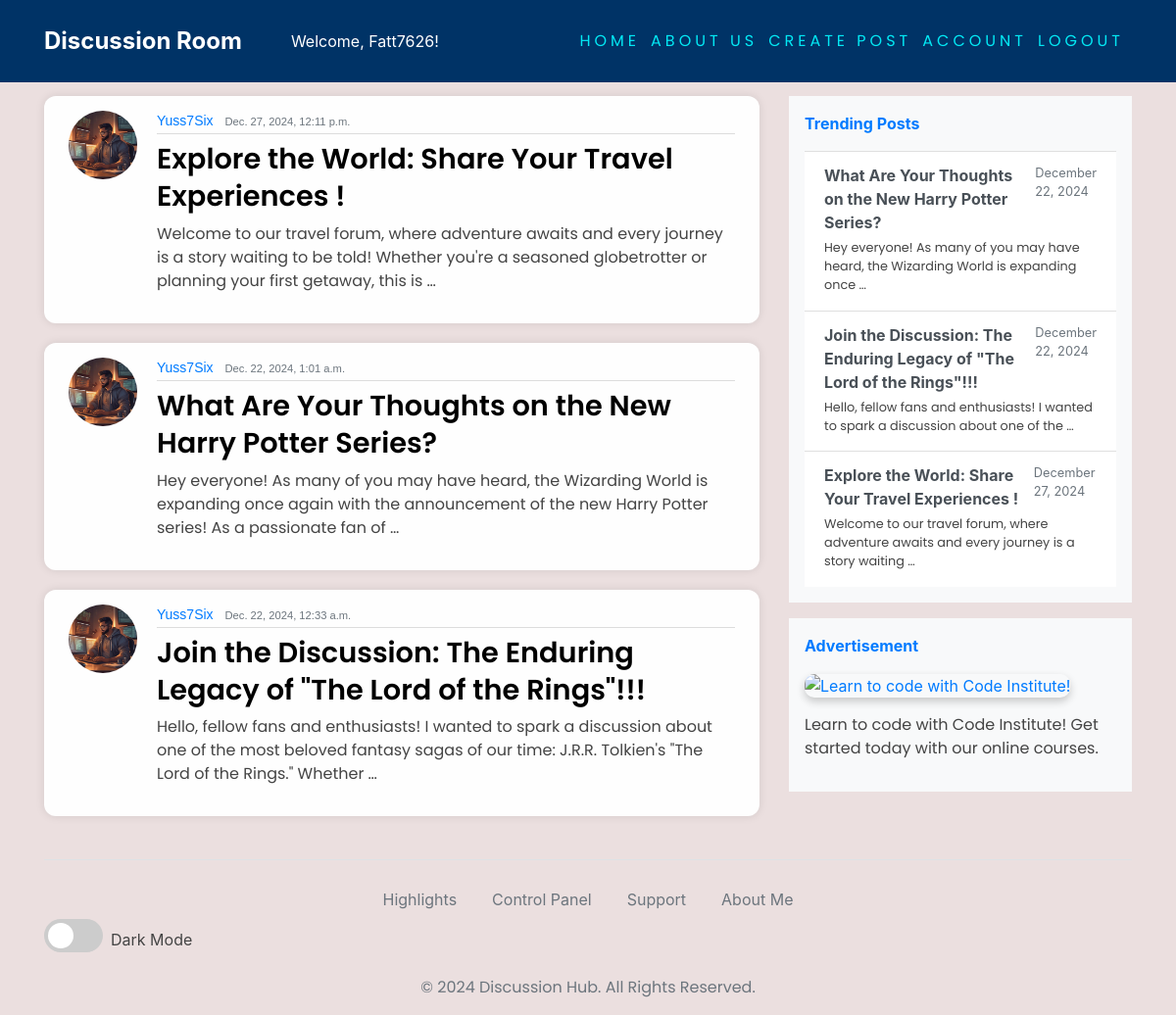
Screenshot of / (signed in) with the database file from the repository.
### blog/models.py (models this page shows)
class Post(models.Model):
    title = models.CharField(max_length=200)
    content = models.TextField()
    date_posted = models.DateTimeField(default=timezone.now)
    author = models.ForeignKey(User, on_delete=models.CASCADE)

### users/models.py (models this page shows, shortened)
class Account(models.Model):
    user = models.OneToOneField(User, on_delete=models.CASCADE)
    avatar = models.ImageField(default='default.jpg', upload_to='images/')

### blog/views.py (the view)
# urls.py: path('', PostListView.as_view(), name="welcome"),
class PostListView(ListView):
    model = Post
    template_name = 'blog/welcome.html'
    context_object_name = 'articles'
    ordering = ["-date_posted"]
    def get_context_data(self, **kwargs):
        context = super().get_context_data(**kwargs)
        context['trending_posts'] = Post.objects.order_by('?')[:5]  # Fetch trending posts
        return context

### blog/templates/blog/welcome.html
{% extends 'base.html' %}
{% block content %}
{% for article in articles %}
<article class="media content-section">
    <img class="rounded-circle article-img" src="{{ article.author.account.avatar.url }}" alt="Account Picture">
    <div class="media-body">
        <div class="article-metadata">
            <a class="mr-2" href="#">{{ article.author }}</a>
            <small class="text-muted">{{ article.date_posted }}</small>
        </div>
        <h2><a class="article-title" href="{% url 'blog-detail' article.id %}">{{ article.title }}</a></h2>
        <p class="article-content text-switch">{{ article.content|truncatewords:30 }}</p>
    </div>
    <br>
</article>
{% endfor %}
{% endblock content %}

### templates/base.html (shortened to what this page needs)
{% load static %}
<!DOCTYPE html>
<html>
<head>
    <link rel="stylesheet" href="https://cdnjs.cloudflare.com/ajax/libs/font-awesome/5.15.4/css/all.min.css">
    <link rel="stylesheet" href="https://maxcdn.bootstrapcdn.com/bootstrap/4.0.0/css/bootstrap.min.css"
>
    <link rel="stylesheet" href="{% static 'css/head.css' %}">
</head>
<body>
    <header class="site-header">
        <nav class="navbar navbar-expand-md navbar-dark fixed-top" style="background-color: #003366;">
            <div class="container">
                <div class="collapse navbar-collapse" id="navbarToggle">
                    <div class="d-flex w-100 align-items-center">
                        <div class="mr-auto d-flex align-items-center">
                            <a class="discussion-room" href="{% url 'welcome' %}">Discussion Room</a>
                            {% if user.is_authenticated %}
                            <div class="navbar-text" style="color: white; margin-left: 20px;">
                                Welcome, {{ request.user.username }}!
                            </div>
                            {% endif %}
                        </div>
                        <div class="navbar-nav">
                            <a class="nav-item nav-link" href="{% url 'welcome' %}" id="auth-links">
                                Home
                            </a>
                            <a class="nav-item nav-link" href="{% url 'about' %}" id="auth-links">
                                About Us
                            </a>
                            {% if user.is_authenticated %}
                            <a class="nav-item nav-link" href="{% url 'blog-new' %}" id="auth-links">
                                Create Post
                            </a>
                            <a class="nav-item nav-link" href="{% url 'account' %}" id="auth-links">
                                Account
                            </a>
                            <a class="nav-item nav-link" href="{% url 'logout' %}" id="auth-links">
                                Logout
                            </a>
                            {% endif %}
                        </div>
                    </div>
                </div>
        </nav>
    </header>
    <main role="main" class="container">
        <div class="row">
            <div class="col-md-8">
            </div>
            <div class="col-md-8">
                {% block content %}{% endblock %}
            </div>
            {% if request.path == '/' or 'post/' in request.path %}
            <div class="col-md-4">
                <div class="content-sectionw">
                    <div class="d-flex flex-column align-items-start bg-light p-3">
                        <a id="latest-gist" style="text-decoration: none;" href="#"
                            class="d-flex align-items-center mb-3 text-primary">
                            <span class="fs-5 font-weight-bold">Trending Posts</span>
                        </a>
                        <div class="list-group list-group-flush">
                            {% for post in trending_posts %}
                            <a href="{% url 'blog-detail' post.id %}" class="list-group-item list-group-item-action">
                                <div class="d-flex justify-content-between">
                                    <strong class="mb-1">{{ post.title }}</strong>
                                    <small class="text-muted">{{ post.date_posted|date:"F d, Y" }}</small>
                                </div>
                                <p class="mb-1 small">{{ post.content|truncatewords:15 }}</p>
                            </a>
                            {% empty %}
                            <p class="text-muted">No trending posts available.</p>
                            {% endfor %}
                        </div>
                    </div>
                </div>
                <div class="content-sectionw mt-3">
                    <div class="d-flex flex-column align-items-start bg-light p-3">
                        <a id="latest-gist" style="text-decoration: none;" href="#"
                            class="d-flex align-items-center mb-3 text-primary">
                            <span class="fs-5 font-weight-bold">Advertisement</span>
                        </a>
                        <div class="list-group list-group-flush">
                            <a href="https://codeinstitute.net" target="_blank">
                                <img src="https://fitefuaite.com/wp-content/uploads/2020/05/code-institute.png"
                                    alt="Learn to code with Code Institute!"
                                    style="width: 100%; height: auto; border-radius: 10px; box-shadow: 0 4px 8px rgba(0, 0, 0, 0.2);">
                            </a>
                            <div class="mt-3">
                                <p>
                                    <a href="https://codeinstitute.net" target="_blank"
                                        style="color: inherit; text-decoration: none;">
                                        Learn to code with Code Institute! Get started today with our online courses.
                                    </a>
                                </p>
                            </div>
                        </div>
                    </div>
                </div>
                {% endif %}
    </main>
    <footer class="mt-4">
        <div class="container">
            <nav class="nav justify-content-center border-top" style="padding-top: 20px;">
                <div class="nav-item" style="margin-right: 20px;">
                    <a href="/highlights/" class="nav-link px-2 text-secondary">Highlights</a>
                </div>
                <div class="nav-item" style="margin-right: 20px;">
                    <a href="/admin/" class="nav-link px-2 text-secondary">Control Panel</a>
                </div>
                <div class="nav-item" style="margin-right: 20px;">
                    <a href="/support-and-collaboration/" class="nav-link px-2 text-secondary">Support</a>
                </div>
                <div class="nav-item">
                    <a href="/about-me/" class="nav-link px-2 text-secondary">About Me</a>
                </div>
            </nav>
            <div class="toggle-switch">
                <label class="switch">
                    <span class="slider round"></span>
                </label>
                <span id="theme-label" style="margin-left: 8px;">Dark Mode</span>
            </div>
            <p class="text-center text-secondary mt-3">&copy; 2024 Discussion Hub. All Rights Reserved.</p>
        </div>
    </footer>
</body>
</html>

### static/css/head.css (style rules this page uses)
body { background-color: rgb(235, 223, 223); color: #444444; margin-top: 5rem; background-size: contain; transition: background-color 0.5s, color 0.5s; background-repeat: no-repeat; }
h1, h2, h3, h4, h5, h6, p { color: #444444; font-family: 'Poppins', sans-serif; }
.site-header .navbar-nav .nav-link { color: #d1e7dd; }
.content-section { background: #fefefe; padding: 15px 25px; border-radius: 12px; margin-bottom: 20px; box-shadow: 0 0 10px rgba(0, 0, 0, 0.1); }
.article-title { color: #000000; font-weight: 600; font-size: 1.8rem; }
.article-content { white-space: normal; }
.article-img { height: 70px; width: 70px; margin-right: 20px; }
.article-metadata { font-family: 'Arial', sans-serif; margin-bottom: 5px; font-size: 14px; border-bottom: 1px solid #dcdcdc; padding-bottom: 2px; }
#auth-links { font-family: 'Poppins', sans-serif; position: relative; display: inline-block; padding: 12px 3px; margin: 10px 0; color: #03e9f4; text-decoration: none; text-transform: uppercase; transition: 0.5s; letter-spacing: 4px; margin-right: 5px; }
#auth-links:after { content: ""; position: absolute; left: 0; bottom: -2px; width: 100%; height: 2px; background: #03e9f4; transform: scaleX(0); transition: transform 0.3s ease; }
.discussion-room { color: white; font-weight: bold; font-size: 24px; margin-right: 30px; }
.discussion-room { position: relative; color: white; font-weight: bold; font-size: 24px; transition: color 0.3s; }
.discussion-room:after { content: ""; position: absolute; left: 0; bottom: -2px; width: 100%; height: 2px; background: #03e9f4; transform: scaleX(0); transition: transform 0.3s; }
.row { display: flex; justify-content: center; }
.col-md-8 { flex: 0 0 auto; }
.toggle-switch { display: flex; align-items: center; }
.switch { position: relative; display: inline-block; width: 60px; height: 34px; }
.slider { position: absolute; cursor: pointer; top: 0; left: 0; right: 0; bottom: 0; background-color: #ccc; transition: .4s; border-radius: 34px; }
.slider:before { position: absolute; content: ""; height: 26px; width: 26px; left: 4px; bottom: 4px; background-color: white; transition: .4s; border-radius: 50%; }

### rows the page displays
Post: author.account.avatar (picture), author "Yuss7Six", date_posted "Dec. 27, 2024, 12:11 p.m.", title "Explore the World: Share Your Travel Experiences !", content "Welcome to our travel forum, where adventure awaits and every journey is a story waiting to be told! Whether you're a seasoned globetrotter or planning your first getaway, this is …", date_posted "December 27, 2024", content "Welcome to our travel forum, where adventure awaits and every journey is a story waiting …"
Post: author.account.avatar (picture), author "Yuss7Six", date_posted "Dec. 22, 2024, 1:01 a.m.", title "What Are Your Thoughts on the New Harry Potter Series?", content "Hey everyone! As many of you may have heard, the Wizarding World is expanding once again with the announcement of the new Harry Potter series! As a passionate fan of …", date_posted "December 22, 2024", content "Hey everyone! As many of you may have heard, the Wizarding World is expanding once …"
Post: author.account.avatar (picture), author "Yuss7Six", date_posted "Dec. 22, 2024, 12:33 a.m.", title "Join the Discussion: The Enduring Legacy of \"The Lord of the Rings\"!!!", content "Hello, fellow fans and enthusiasts! I wanted to spark a discussion about one of the most beloved fantasy sagas of our time: J.R.R. Tolkien's \"The Lord of the Rings.\" Whether …", date_posted "December 22, 2024", content "Hello, fellow fans and enthusiasts! I wanted to spark a discussion about one of the …"

### other values shown
{{ request.user.username }} "Fatt7626"
